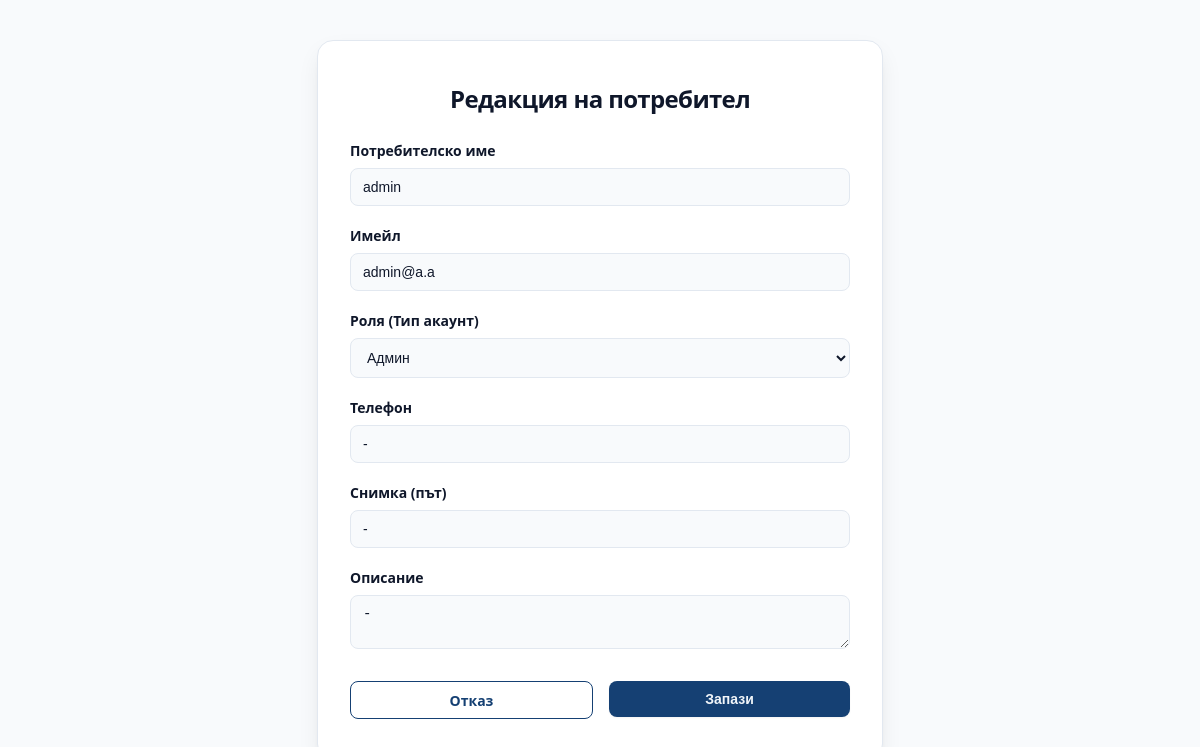
/index.php?action=admin_edit_user&id=1 (signed in), run on the app's committed database.
### tables this page shows
CREATE TABLE
    IF NOT EXISTS users (
        id INT AUTO_INCREMENT PRIMARY KEY,
        username VARCHAR(255) NOT NULL,
        email VARCHAR(255) NOT NULL UNIQUE,
        phone VARCHAR(50) NULL,
        image VARCHAR(255) NULL,
        description TEXT NULL,
        password VARCHAR(255) NOT NULL,
        user_type_id INT NOT NULL,
        FOREIGN KEY (user_type_id) REFERENCES user_types (id)
    );

### src/controllers/UserController.php (called while the page is built, shortened)
<?php
class UserController
{
    public static function getUserById(int $id): ?User
    {
        $pdo = Database::getInstance();
        try {
            $stmt = $pdo->prepare("SELECT id, username, email, password, user_type_id, phone, image, description FROM users WHERE id=:id");
            $stmt->execute(['id' => $id]);
            $row = $stmt->fetch(PDO::FETCH_ASSOC);
            if ($row) {
                return new User(
                    $row['id'],
                    $row['username'],
                    $row['email'],
                    $row['password'],
                    $row['user_type_id'],
                    $row['phone'] ?? "-",
                    $row['image'] ?? "-",
                    $row['description'] ?? "-"
                );
            } else {
                throw new PDOException("User not found");
            }
        } catch (PDOException $e) {
            die('Error fetching user: ' . $e->getMessage());
        }
    }
}

### src/models/User.php (called while the page is built, shortened)
<?php
class User
{
    private string $username;
    private string $email;
    private int $userType;
    private ?string $phone;
    private ?string $image;
    private ?string $description;
    public function __construct(  int $id,
        string $username,
        string $email,
        string $password,
        int $userType,
        ?string $phone = null,
        ?string $image = null,
        ?string $description = null)
    {
        $this->username = $username;
        $this->email = $email;
        $this->userType = $userType;
        $this->phone = $phone;
        $this->image = $image;
        $this->description = $description;
    }
    public function getUsername(): string
    {
        return $this->username;
    }
    public function getEmail(): string
    {
        return $this->email;
    }
    public function getUserType(): string
    {
        return $this->userType;
    }
     public function getPhone(): string
    {
        return $this->phone;
    }
    public function getImage(): string
    {
        return $this->image;
    }
    public function getDescription(): string
    {
        return $this->description;
    }
}

### src/views/admin_user_form.php (the view, shortened to what this page needs)
<!DOCTYPE html>
<html lang="bg">
<head>
    <link rel="stylesheet" href="style.css">
</head>
<body style="background-color: var(--search-light); display: flex; align-items: center; justify-content: center; height: 100vh;">
    <div class="auth_card" style="width: 100%; max-width: 500px;">
        <div class="auth_header" style="margin-bottom: 1.5rem;">
            <h2 class="section_title" style="text-align: center;">
                <?= $userToEdit ? 'Редакция на потребител' : 'Създаване на потребител' ?>
            </h2>
        </div>
        <form action="index.php?action=admin_save_user" method="POST">
            <div class="input_group">
                <label class="auth_label">Потребителско име</label>
                <input type="text" class="input_field auth_input" name="username"
                       value="<?= $userToEdit ? htmlspecialchars($userToEdit->getUsername()) : '' ?>" required>
            </div>
            <div class="input_group">
                <label class="auth_label">Имейл</label>
                <input type="email" class="input_field auth_input" name="email"
                       value="<?= $userToEdit ? htmlspecialchars($userToEdit->getEmail()) : '' ?>" required>
            </div>
            <div class="input_group">
                <label class="auth_label">Роля (Тип акаунт)</label>
                <?php $currentTypeId = $userToEdit ? $userToEdit->getUserType() : 3; ?>
                <select class="input_field auth_input" name="user_type_id" required style="padding-left: 0.75rem;">
                    <option value="1" <?= $currentTypeId == 1 ? 'selected' : '' ?>>Админ</option>
                </select>
            </div>
              <div class="input_group">
                <label class="auth_label">Телефон</label>
                 <input type="text" class="input_field auth_input" name="phone"
                        value="<?= $userToEdit ? htmlspecialchars($userToEdit->getPhone() ?? '') : '' ?>">
            </div>
            <div class="input_group">
                <label class="auth_label">Снимка (път)</label>
                <input type="text" class="input_field auth_input" name="image"
                    value="<?= $userToEdit ? htmlspecialchars($userToEdit->getImage() ?? '') : '' ?>">
            </div>
            <div class="input_group">
                <label class="auth_label">Описание</label>
                <textarea class="input_field auth_input" name="description"><?= $userToEdit ? htmlspecialchars($userToEdit->getDescription() ?? '') : '' ?></textarea>
            </div>
            <div style="display: flex; gap: 1rem; margin-top: 2rem;">
                <a href="index.php?action=admin" class="btn_secondary" style="flex: 1; text-decoration: none;">Отказ</a>
                <button type="submit" class="btn_primary" style="flex: 1;">Запази</button>
            </div>
        </form>
    </div>
</body>
</html>

### public/style/base.css (style rules this page uses)
:root { --tu_blue_primary: #154073; --tu_blue_primary_rgb: 21, 64, 115; --tu_logo_bg_dark: rgba(21, 64, 115, 0.2); --header-bg-light: rgba(255, 255, 255, 0.9); --header-bg-dark: rgba(15, 23, 42, 0.9); --border-light: #e2e8f0; --border-dark: #1e293b; --bg-light: #f8fafc; --bg-dark: #1e293b; --text-light: #0f172a; --text-dark: #f1f5f9; --search-dark: #1e293b; --search-light: #f8fafc; --par-light: #475569; --par-dark: #94a3b8; --btn-hover: #1a4f8d; }
body { height: 100vh; width: 100%; display: flex; flex-direction: column; font-family: "Display Font", system-ui, sans-serif; -webkit-font-smoothing: antialiased; background-color: var(--bg-light); color: var(--text-light); margin: 0; }

### public/style/buttons.css (style rules this page uses)
.btn_primary { display: flex; align-items: center; justify-content: center; height: 2.25rem; padding-left: 1rem; padding-right: 1rem; border-radius: 0.5rem; border: none; font-size: 0.875rem; font-weight: 700; color: var(--text-dark); cursor: pointer; background-color: var(--tu_blue_primary); box-shadow: 0 1px 2px 0 rgba(0, 0, 0, 0.05); transition: background-color 0.5s cubic-bezier(0.4, 0, 0.2, 1), transform 0.3s cubic-bezier(0.34, 1.56, 0.64, 1), box-shadow 0.4s ease; }
.btn_secondary { display: flex; align-items: center; justify-content: center; height: 2.25rem; padding-left: 1rem; padding-right: 1rem; border-radius: 0.5rem; font-size: 0.875rem; font-weight: 700; cursor: pointer; color: var(--tu_blue_primary); background-color: transparent; border: 1px solid var(--tu_blue_primary); transition: background-color 0.4s, color 0.4s; }

### public/style/header.css (style rules this page uses)
.input_field { display: block; width: 80%; padding: 0.625rem 0.625rem 0.625rem 2.5rem; font-size: 0.875rem; color: var(--text-light); background-color: var(--search-light); border: 1px solid var(--border-light); border-radius: 0.5rem; outline: none; transition: border-color 0.2s, box-shadow 0.2s; }

### public/style/layout.css (style rules this page uses)
.section_title { font-weight: 700; letter-spacing: -0.025em; color: var(--text-light); line-height: 2.25rem; margin: 0px; }

### public/style/auth.css (style rules this page uses)
.auth_card { width: 100%; max-width: 440px; background-color: #ffffff; border: 1px solid var(--border-light); border-radius: 1rem; padding: 2.5rem 2rem; box-shadow: 0 10px 25px -5px rgba(0, 0, 0, 0.1), 0 8px 10px -6px rgba(0, 0, 0, 0.1); }
.auth_header { margin-bottom: 2rem; }
.input_group { display: flex; flex-direction: column; gap: 0.5rem; margin-bottom: 1.25rem; }
.auth_label { font-size: 0.875rem; font-weight: 600; color: var(--text-light); }
.auth_input { width: 100%; padding-left: 0.75rem; box-sizing: border-box; }

### data on the page
users: username "admin", email "admin@a.a", user_type_id "Админ", phone "-", image "-", description "-"
